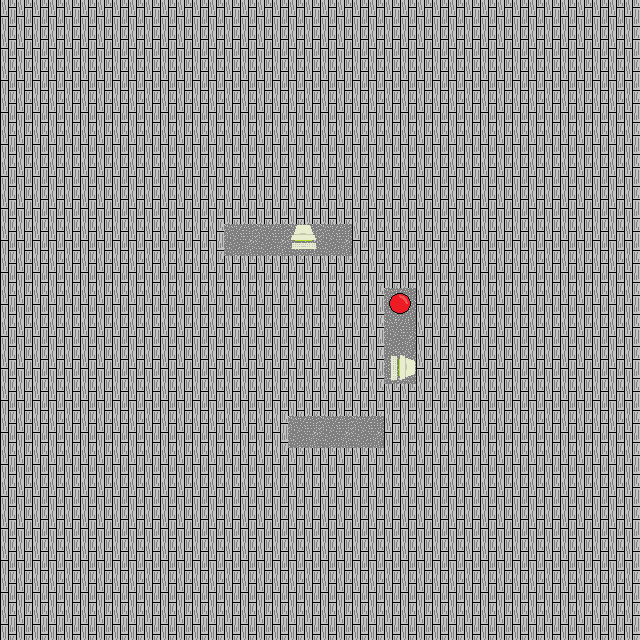

Rendered tile map (Tiled .tmx) drawn with the repository's tilesets; below, a short description and the full map source, tile grids included:
An orthogonal 20x20 tile map with 32x32 px tiles, 3 tile layers (Floor, Static_Obsticles, Decor) and 11 objects (4x 2, 3x 1, Switch 1, spwn, exit, ...).

<map version="1.10" tiledversion="1.11.0" orientation="orthogonal" renderorder="right-down" width="20" height="20" tilewidth="32" tileheight="32" infinite="0" nextlayerid="8" nextobjectid="20">
 <tileset firstgid="1" source="TileMaps/Basic_Tiles.tsx" />
 <objectgroup id="7" name="Interact" class="obj">
  <properties>
   <property name="interact" type="bool" value="true" />
  </properties>
  <object id="18" name="Switch 1" x="382" y="286" width="36" height="36">
   <properties>
    <property name="function" value="setb 19 collide False" />
   </properties>
  </object>
 </objectgroup>
 <objectgroup id="4" name="Lvl_Data" class="obj">
  <object id="1" name="spwn" x="287.347" y="326.536">
   <point />
  </object>
  <object id="13" name="exit" x="231.667" y="177.667" width="74.6667" height="20.6667" />
 </objectgroup>
 <layer id="1" name="Floor" class="ground" width="20" height="20">
  <data encoding="csv">
1,1,1,1,1,1,1,1,1,1,1,1,1,1,1,1,1,1,1,1,
1,1,1,1,1,1,1,1,1,1,1,1,1,1,1,1,1,1,1,1,
1,1,1,1,1,1,1,1,1,1,1,1,1,1,1,1,1,1,1,1,
1,1,1,1,1,1,1,1,1,1,1,1,1,1,1,1,1,1,1,1,
1,1,1,1,1,1,1,1,1,1,1,1,1,1,1,1,1,1,1,1,
1,1,1,1,1,1,1,1,1,1,1,1,1,1,1,1,1,1,1,1,
1,1,1,1,1,1,1,1,1,1,1,1,1,1,1,1,1,1,1,1,
1,1,1,1,1,1,1,0,0,0,0,1,1,1,1,1,1,1,1,1,
1,1,1,1,1,1,1,1,1,1,1,1,1,1,1,1,1,1,1,1,
1,1,1,1,1,1,1,1,1,1,1,1,0,1,1,1,1,1,1,1,
1,1,1,1,1,1,1,1,1,1,1,1,0,1,1,1,1,1,1,1,
1,1,1,1,1,1,1,1,1,1,1,1,0,1,1,1,1,1,1,1,
1,1,1,1,1,1,1,1,1,1,1,1,1,1,1,1,1,1,1,1,
1,1,1,1,1,1,1,1,1,0,0,0,1,1,1,1,1,1,1,1,
1,1,1,1,1,1,1,1,1,1,1,1,1,1,1,1,1,1,1,1,
1,1,1,1,1,1,1,1,1,1,1,1,1,1,1,1,1,1,1,1,
1,1,1,1,1,1,1,1,1,1,1,1,1,1,1,1,1,1,1,1,
1,1,1,1,1,1,1,1,1,1,1,1,1,1,1,1,1,1,1,1,
1,1,1,1,1,1,1,1,1,1,1,1,1,1,1,1,1,1,1,1,
1,1,1,1,1,1,1,1,1,1,1,1,1,1,1,1,1,1,1,1
</data>
 </layer>
 <objectgroup id="2" name="Functional" class="obj">
  <object id="7" name="1" x="399.667" y="304">
   <properties>
    <property name="order" type="int" value="0" />
   </properties>
   <point />
  </object>
  <object id="8" name="1" x="465.333" y="305.333">
   <properties>
    <property name="order" type="int" value="1" />
   </properties>
   <point />
  </object>
  <object id="9" name="1" x="466.667" y="242">
   <properties>
    <property name="order" type="int" value="2" />
   </properties>
   <point />
  </object>
  <object id="14" name="2" x="399.5" y="306">
   <properties>
    <property name="order" type="int" value="0" />
   </properties>
   <point />
  </object>
  <object id="15" name="2" x="432.75" y="312.5">
   <properties>
    <property name="order" type="int" value="1" />
   </properties>
   <point />
  </object>
  <object id="16" name="2" x="458" y="293.375">
   <properties>
    <property name="order" type="int" value="2" />
   </properties>
   <point />
  </object>
  <object id="17" name="2" x="505" y="304.5">
   <properties>
    <property name="order" type="int" value="3" />
   </properties>
   <point />
  </object>
  <object id="19" name="Door" x="315.5" y="180.5" width="36" height="44.5">
   <properties>
    <property name="collide" type="bool" value="true" />
   </properties>
  </object>
 </objectgroup>
 <layer id="3" name="Static_Obsticles" class="collision" width="20" height="20">
  <data encoding="csv">
0,0,0,0,0,0,0,0,0,0,0,0,0,0,0,0,0,0,0,0,
0,0,0,0,0,0,0,0,0,0,0,0,0,0,0,0,0,0,0,0,
0,0,0,0,0,0,0,0,0,0,0,0,0,0,0,0,0,0,0,0,
0,0,0,0,0,0,0,0,0,0,0,0,0,0,0,0,0,0,0,0,
0,0,0,0,0,0,0,0,0,0,0,0,0,0,0,0,0,0,0,0,
0,0,0,0,0,0,0,0,0,0,0,0,0,0,0,0,0,0,0,0,
0,0,0,0,0,0,0,0,0,0,0,0,0,0,0,0,0,0,0,0,
0,0,0,0,0,0,0,3,3,3,3,0,0,0,0,0,0,0,0,0,
0,0,0,0,0,0,0,0,0,0,0,0,0,0,0,0,0,0,0,0,
0,0,0,0,0,0,0,0,0,0,0,0,3,0,0,0,0,0,0,0,
0,0,0,0,0,0,0,0,0,0,0,0,3,0,0,0,0,0,0,0,
0,0,0,0,0,0,0,0,0,0,0,0,3,0,0,0,0,0,0,0,
0,0,0,0,0,0,0,0,0,0,0,0,0,0,0,0,0,0,0,0,
0,0,0,0,0,0,0,0,0,3,3,3,0,0,0,0,0,0,0,0,
0,0,0,0,0,0,0,0,0,0,0,0,0,0,0,0,0,0,0,0,
0,0,0,0,0,0,0,0,0,0,0,0,0,0,0,0,0,0,0,0,
0,0,0,0,0,0,0,0,0,0,0,0,0,0,0,0,0,0,0,0,
0,0,0,0,0,0,0,0,0,0,0,0,0,0,0,0,0,0,0,0,
0,0,0,0,0,0,0,0,0,0,0,0,0,0,0,0,0,0,0,0,
0,0,0,0,0,0,0,0,0,0,0,0,0,0,0,0,0,0,0,0
</data>
 </layer>
 <layer id="5" name="Decor" class="decor" width="20" height="20">
  <data encoding="csv">
0,0,0,0,0,0,0,0,0,0,0,0,0,0,0,0,0,0,0,0,
0,0,0,0,0,0,0,0,0,0,0,0,0,0,0,0,0,0,0,0,
0,0,0,0,0,0,0,0,0,0,0,0,0,0,0,0,0,0,0,0,
0,0,0,0,0,0,0,0,0,0,0,0,0,0,0,0,0,0,0,0,
0,0,0,0,0,0,0,0,0,0,0,0,0,0,0,0,0,0,0,0,
0,0,0,0,0,0,0,0,0,0,0,0,0,0,0,0,0,0,0,0,
0,0,0,0,0,0,0,0,0,0,0,0,0,0,0,0,0,0,0,0,
0,0,0,0,0,0,0,0,0,4,0,0,0,0,0,0,0,0,0,0,
0,0,0,0,0,0,0,0,0,0,0,0,0,0,0,0,0,0,0,0,
0,0,0,0,0,0,0,0,0,0,0,0,2,0,0,0,0,0,0,0,
0,0,0,0,0,0,0,0,0,0,0,0,0,0,0,0,0,0,0,0,
0,0,0,0,0,0,0,0,0,0,0,0,2684354564,0,0,0,0,0,0,0,
0,0,0,0,0,0,0,0,0,0,0,0,0,0,0,0,0,0,0,0,
0,0,0,0,0,0,0,0,0,0,0,0,0,0,0,0,0,0,0,0,
0,0,0,0,0,0,0,0,0,0,0,0,0,0,0,0,0,0,0,0,
0,0,0,0,0,0,0,0,0,0,0,0,0,0,0,0,0,0,0,0,
0,0,0,0,0,0,0,0,0,0,0,0,0,0,0,0,0,0,0,0,
0,0,0,0,0,0,0,0,0,0,0,0,0,0,0,0,0,0,0,0,
0,0,0,0,0,0,0,0,0,0,0,0,0,0,0,0,0,0,0,0,
0,0,0,0,0,0,0,0,0,0,0,0,0,0,0,0,0,0,0,0
</data>
 </layer>
</map>
